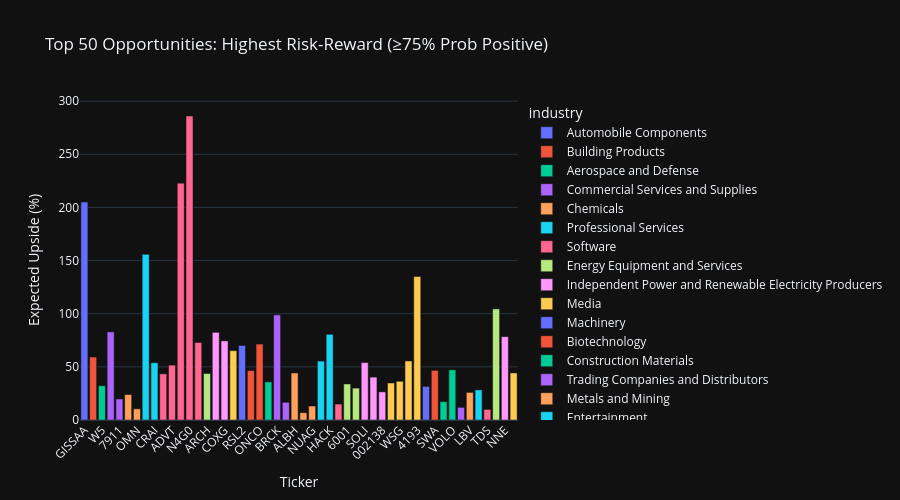

Notebook code for this chart:
### Markdown cell above
### 4.3 Top Opportunities — Highest Risk-Reward Ratio (Positive Upside)

### Code cell
mc_positive = mc[mc["prob_positive_upside"] >= 75].nlargest(50, "risk_reward_ratio")

fig = px.bar(
    mc_positive,
    x="ticker",
    y="expected_upside_pct",
    color="industry",
    hover_data=["name", "prob_positive_upside", "risk_reward_ratio"],
    title="Top 50 Opportunities: Highest Risk-Reward (≥75% Prob Positive)",
    labels={"expected_upside_pct": "Expected Upside (%)", "ticker": "Ticker"},
    template=PLOTLY_TEMPLATE,
    height=500,
)
fig.update_layout(xaxis_tickangle=-45)
fig.show()

### Figure 1 — Plotly figure (JSON) as saved in the notebook; plotly's stock layout.template omitted (floating-point values rounded to 4 significant figures)
{"data": [{"customdata": [["Grupo Industrial Saltillo S.A.B. de C.V.", 100.0, 530.3]], "hovertemplate": "industry=Automobile Components<br>Ticker=%{x}<br>Expected Upside (%)=%{y}<br>name=%{customdata[0]}<br>prob_positive_upside=%{customdata[1]}<br>risk_reward_ratio=%{customdata[2]}<extra></extra>", "legendgroup": "Automobile Components", "marker": {"color": "#636efa", "pattern": {"shape": ""}}, "name": "Automobile Components", "orientation": "v", "showlegend": true, "textposition": "auto", "x": ["GISSAA"], "xaxis": "x", "y": [205.1], "yaxis": "y", "type": "bar"}, {"customdata": [["Absolent Air Care Group AB (publ)", 100.0, 136.2]], "hovertemplate": "industry=Building Products<br>Ticker=%{x}<br>Expected Upside (%)=%{y}<br>name=%{customdata[0]}<br>prob_positive_upside=%{customdata[1]}<br>risk_reward_ratio=%{customdata[2]}<extra></extra>", "legendgroup": "Building Products", "marker": {"color": "#EF553B", "pattern": {"shape": ""}}, "name": "Building Products", "orientation": "v", "showlegend": true, "textposition": "auto", "x": ["ABSO"], "xaxis": "x", "y": [59.25], "yaxis": "y", "type": "bar"}, {"customdata": [["W5 Solutions AB (publ)", 100.0, 81.44]], "hovertemplate": "industry=Aerospace and Defense<br>Ticker=%{x}<br>Expected Upside (%)=%{y}<br>name=%{customdata[0]}<br>prob_positive_upside=%{customdata[1]}<br>risk_reward_ratio=%{customdata[2]}<extra></extra>", "legendgroup": "Aerospace and Defense", "marker": {"color": "#00cc96", "pattern": {"shape": ""}}, "name": "Aerospace and Defense", "orientation": "v", "showlegend": true, "textposition": "auto", "x": ["W5"], "xaxis": "x", "y": [32.21], "yaxis": "y", "type": "bar"}, {"customdata": [["TAKKT AG", 100.0, 66.35], ["TOPPAN Holdings Inc.", 100.0, 41.95]], "hovertemplate": "industry=Commercial Services and Supplies<br>Ticker=%{x}<br>Expected Upside (%)=%{y}<br>name=%{customdata[0]}<br>prob_positive_upside=%{customdata[1]}<br>risk_reward_ratio=%{customdata[2]}<extra></extra>", "legendgroup": "Commercial Services and Supplies", "marker": {"color": "#ab63fa", "pattern": {"shape": ""}}, "name": "Commercial Services and Supplies", "orientation": "v", "showlegend": true, "textposition": "auto", "x": ["TTK", "7911"], "xaxis": "x", "y": [82.92, 19.76], "yaxis": "y", "type": "bar"}, {"customdata": [["AECI Ltd", 100.0, 57.06], ["Omnia Holdings Limited", 100.0, 44.8]], "hovertemplate": "industry=Chemicals<br>Ticker=%{x}<br>Expected Upside (%)=%{y}<br>name=%{customdata[0]}<br>prob_positive_upside=%{customdata[1]}<br>risk_reward_ratio=%{customdata[2]}<extra></extra>", "legendgroup": "Chemicals", "marker": {"color": "#FFA15A", "pattern": {"shape": ""}}, "name": "Chemicals", "orientation": "v", "showlegend": true, "textposition": "auto", "x": ["AFE", "OMN"], "xaxis": "x", "y": [23.91, 10.51], "yaxis": "y", "type": "bar"}, {"customdata": [["Amadeus FiRe AG", 100.0, 56.03], ["CRA International Inc.", 100.0, 29.04]], "hovertemplate": "industry=Professional Services<br>Ticker=%{x}<br>Expected Upside (%)=%{y}<br>name=%{customdata[0]}<br>prob_positive_upside=%{customdata[1]}<br>risk_reward_ratio=%{customdata[2]}<extra></extra>", "legendgroup": "Professional Services", "marker": {"color": "#19d3f3", "pattern": {"shape": ""}}, "name": "Professional Services", "orientation": "v", "showlegend": true, "textposition": "auto", "x": ["AAD", "CRAI"], "xaxis": "x", "y": [155.9, 53.85], "yaxis": "y", "type": "bar"}, {"customdata": [["Lemonsoft Oyj", 100.0, 53.58], ["AdvancedAdvT Limited", 100.0, 39.25], ["innoscripta SE", 100.0, 29.22], ["The NAGA Group AG", 100.0, 22.46], ["SmartCraft ASA", 100.0, 20.06]], "hovertemplate": "industry=Software<br>Ticker=%{x}<br>Expected Upside (%)=%{y}<br>name=%{customdata[0]}<br>prob_positive_upside=%{customdata[1]}<br>risk_reward_ratio=%{customdata[2]}<extra></extra>", "legendgroup": "Software", "marker": {"color": "#FF6692", "pattern": {"shape": ""}}, "name": "Software", "orientation": "v", "showlegend": true, "textposition": "auto", "x": ["LEMON", "ADVT", "1INN", "N4G0", "SMCRT"], "xaxis": "x", "y": [43.42, 51.6, 222.8, 286.0, 72.91], "yaxis": "y", "type": "bar"}, {"customdata": [["Archer Limited", 100.0, 52.24]], "hovertemplate": "industry=Energy Equipment and Services<br>Ticker=%{x}<br>Expected Upside (%)=%{y}<br>name=%{customdata[0]}<br>prob_positive_upside=%{customdata[1]}<br>risk_reward_ratio=%{customdata[2]}<extra></extra>", "legendgroup": "Energy Equipment and Services", "marker": {"color": "#B6E880", "pattern": {"shape": ""}}, "name": "Energy Equipment and Services", "orientation": "v", "showlegend": true, "textposition": "auto", "x": ["ARCH"], "xaxis": "x", "y": [43.73], "yaxis": "y", "type": "bar"}, {"customdata": [["Audax Renovables S.A.", 100.0, 51.69], ["Cox ABG Group S.A.", 100.0, 34.44]], "hovertemplate": "industry=Independent Power and Renewable Electricity Producers<br>Ticker=%{x}<br>Expected Upside (%)=%{y}<br>name=%{customdata[0]}<br>prob_positive_upside=%{customdata[1]}<br>risk_reward_ratio=%{customdata[2]}<extra></extra>", "legendgroup": "Independent Power and Renewable Electricity Producers", "marker": {"color": "#FF97FF", "pattern": {"shape": ""}}, "name": "Independent Power and Renewable Electricity Producers", "orientation": "v", "showlegend": true, "textposition": "auto", "x": ["ADX", "COXG"], "xaxis": "x", "y": [82.44, 74.39], "yaxis": "y", "type": "bar"}, {"customdata": [["Emerald Holding Inc.", 100.0, 50.71]], "hovertemplate": "industry=Media<br>Ticker=%{x}<br>Expected Upside (%)=%{y}<br>name=%{customdata[0]}<br>prob_positive_upside=%{customdata[1]}<br>risk_reward_ratio=%{customdata[2]}<extra></extra>", "legendgroup": "Media", "marker": {"color": "#FECB52", "pattern": {"shape": ""}}, "name": "Media", "orientation": "v", "showlegend": true, "textposition": "auto", "x": ["EEX"], "xaxis": "x", "y": [65.23], "yaxis": "y", "type": "bar"}, {"customdata": [["R. STAHL AG", 100.0, 49.4]], "hovertemplate": "industry=Machinery<br>Ticker=%{x}<br>Expected Upside (%)=%{y}<br>name=%{customdata[0]}<br>prob_positive_upside=%{customdata[1]}<br>risk_reward_ratio=%{customdata[2]}<extra></extra>", "legendgroup": "Machinery", "marker": {"color": "#636efa", "pattern": {"shape": ""}}, "name": "Machinery", "orientation": "v", "showlegend": true, "textposition": "auto", "x": ["RSL2"], "xaxis": "x", "y": [70.13], "yaxis": "y", "type": "bar"}, {"customdata": [["ArcticZymes Technologies ASA", 100.0, 48.75], ["Oncopeptides AB (publ)", 100.0, 19.29]], "hovertemplate": "industry=Biotechnology<br>Ticker=%{x}<br>Expected Upside (%)=%{y}<br>name=%{customdata[0]}<br>prob_positive_upside=%{customdata[1]}<br>risk_reward_ratio=%{customdata[2]}<extra></extra>", "legendgroup": "Biotechnology", "marker": {"color": "#EF553B", "pattern": {"shape": ""}}, "name": "Biotechnology", "orientation": "v", "showlegend": true, "textposition": "auto", "x": ["AZT", "ONCO"], "xaxis": "x", "y": [46.49, 71.45], "yaxis": "y", "type": "bar"}, {"customdata": [["OYAK Çimento Fabrikalari A.S.", 100.0, 42.54]], "hovertemplate": "industry=Construction Materials<br>Ticker=%{x}<br>Expected Upside (%)=%{y}<br>name=%{customdata[0]}<br>prob_positive_upside=%{customdata[1]}<br>risk_reward_ratio=%{customdata[2]}<extra></extra>", "legendgroup": "Construction Materials", "marker": {"color": "#00cc96", "pattern": {"shape": ""}}, "name": "Construction Materials", "orientation": "v", "showlegend": true, "textposition": "auto", "x": ["OYAKC"], "xaxis": "x", "y": [35.85], "yaxis": "y", "type": "bar"}, {"customdata": [["BRCK Group plc", 100.0, 41.46], ["Thermador Groupe SA", 100.0, 31.18]], "hovertemplate": "industry=Trading Companies and Distributors<br>Ticker=%{x}<br>Expected Upside (%)=%{y}<br>name=%{customdata[0]}<br>prob_positive_upside=%{customdata[1]}<br>risk_reward_ratio=%{customdata[2]}<extra></extra>", "legendgroup": "Trading Companies and Distributors", "marker": {"color": "#ab63fa", "pattern": {"shape": ""}}, "name": "Trading Companies and Distributors", "orientation": "v", "showlegend": true, "textposition": "auto", "x": ["BRCK", "THEP"], "xaxis": "x", "y": [98.86, 16.66], "yaxis": "y", "type": "bar"}, {"customdata": [["Aluminium Bahrain B.S.C.", 100.0, 40.79], ["Alpha Metallurgical Resources Inc.", 100.0, 32.3], ["New Pacific Metals Corp.", 100.0, 23.05]], "hovertemplate": "industry=Metals and Mining<br>Ticker=%{x}<br>Expected Upside (%)=%{y}<br>name=%{customdata[0]}<br>prob_positive_upside=%{customdata[1]}<br>risk_reward_ratio=%{customdata[2]}<extra></extra>", "legendgroup": "Metals and Mining", "marker": {"color": "#FFA15A", "pattern": {"shape": ""}}, "name": "Metals and Mining", "orientation": "v", "showlegend": true, "textposition": "auto", "x": ["ALBH", "AMR", "NUAG"], "xaxis": "x", "y": [44.19, 6.86, 13.13], "yaxis": "y", "type": "bar"}, {"customdata": [["Borussia Dortmund GmbH & Co. Kommanditgesellschaft auf Aktien", 100.0, 38.36], ["Hacksaw AB (publ)", 100.0, 21.4]], "hovertemplate": "industry=Entertainment<br>Ticker=%{x}<br>Expected Upside (%)=%{y}<br>name=%{customdata[0]}<br>prob_positive_upside=%{customdata[1]}<br>risk_reward_ratio=%{customdata[2]}<extra></extra>", "legendgroup": "Entertainment", "marker": {"color": "#19d3f3", "pattern": {"shape": ""}}, "name": "Entertainment", "orientation": "v", "showlegend": true, "textposition": "auto", "x": ["BVB", "HACK"], "xaxis": "x", "y": [55.44, 80.6], "yaxis": "y", "type": "bar"}, {"customdata": [["Corpovael S.A.B. de C.V.", 100.0, 36.89]], "hovertemplate": "industry=Household Durables<br>Ticker=%{x}<br>Expected Upside (%)=%{y}<br>name=%{customdata[0]}<br>prob_positive_upside=%{customdata[1]}<br>risk_reward_ratio=%{customdata[2]}<extra></extra>", "legendgroup": "Household Durables", "marker": {"color": "#FF6692", "pattern": {"shape": ""}}, "name": "Household Durables", "orientation": "v", "showlegend": true, "textposition": "auto", "x": ["CADUA"], "xaxis": "x", "y": [15.0], "yaxis": "y", "type": "bar"}, {"customdata": [["Halwani Bros. Co. Ltd.", 100.0, 35.51], ["The First Milling Company", 100.0, 17.56]], "hovertemplate": "industry=Food Products<br>Ticker=%{x}<br>Expected Upside (%)=%{y}<br>name=%{customdata[0]}<br>prob_positive_upside=%{customdata[1]}<br>risk_reward_ratio=%{customdata[2]}<extra></extra>", "legendgroup": "Food Products", "marker": {"color": "#B6E880", "pattern": {"shape": ""}}, "name": "Food Products", "orientation": "v", "showlegend": true, "textposition": "auto", "x": ["6001", "2283"], "xaxis": "x", "y": [33.9, 30.0], "yaxis": "y", "type": "bar"}, {"customdata": [["Solid State plc", 100.0, 32.44], ["Ideal Holdings S.A.", 100.0, 23.68], ["Shenzhen Sunlord Electronics Co.Ltd.", 100.0, 18.47]], "hovertemplate": "industry=Electronic Equipment Instruments and Components<br>Ticker=%{x}<br>Expected Upside (%)=%{y}<br>name=%{customdata[0]}<br>prob_positive_upside=%{customdata[1]}<br>risk_reward_ratio=%{customdata[2]}<extra></extra>", "legendgroup": "Electronic Equipment Instruments and Components", "marker": {"color": "#FF97FF", "pattern": {"shape": ""}}, "name": "Electronic Equipment Instruments and Components", "orientation": "v", "showlegend": true, "textposition": "auto", "x": ["SOLI", "INTEK", "002138"], "xaxis": "x", "y": [54.04, 40.33, 26.45], "yaxis": "y", "type": "bar"}, {"customdata": [["Italtile Limited", 100.0, 31.05], ["WS WeSports Group AB (publ)", 100.0, 29.58], ["Ebebek Magazacilik Anonim Sirketi", 100.0, 23.77], ["Nice One Beauty Digital Marketing Company", 100.0, 19.78]], "hovertemplate": "industry=Specialty Retail<br>Ticker=%{x}<br>Expected Upside (%)=%{y}<br>name=%{customdata[0]}<br>prob_positive_upside=%{customdata[1]}<br>risk_reward_ratio=%{customdata[2]}<extra></extra>", "legendgroup": "Specialty Retail", "marker": {"color": "#FECB52", "pattern": {"shape": ""}}, "name": "Specialty Retail", "orientation": "v", "showlegend": true, "textposition": "auto", "x": ["ITE", "WSG", "EBEBK", "4193"], "xaxis": "x", "y": [34.82, 36.42, 55.55, 134.9], "yaxis": "y", "type": "bar"}, {"customdata": [["Jamjoom Pharmaceuticals Factory Company", 100.0, 29.5]], "hovertemplate": "industry=Pharmaceuticals<br>Ticker=%{x}<br>Expected Upside (%)=%{y}<br>name=%{customdata[0]}<br>prob_positive_upside=%{customdata[1]}<br>risk_reward_ratio=%{customdata[2]}<extra></extra>", "legendgroup": "Pharmaceuticals", "marker": {"color": "#636efa", "pattern": {"shape": ""}}, "name": "Pharmaceuticals", "orientation": "v", "showlegend": true, "textposition": "auto", "x": ["4015"], "xaxis": "x", "y": [31.62], "yaxis": "y", "type": "bar"}, {"customdata": [["Schloss Wachenheim AG", 100.0, 29.37]], "hovertemplate": "industry=Beverages<br>Ticker=%{x}<br>Expected Upside (%)=%{y}<br>name=%{customdata[0]}<br>prob_positive_upside=%{customdata[1]}<br>risk_reward_ratio=%{customdata[2]}<extra></extra>", "legendgroup": "Beverages", "marker": {"color": "#EF553B", "pattern": {"shape": ""}}, "name": "Beverages", "orientation": "v", "showlegend": true, "textposition": "auto", "x": ["SWA"], "xaxis": "x", "y": [46.65], "yaxis": "y", "type": "bar"}, {"customdata": [["Astra Industrial Group Company", 100.0, 29.1], ["Volati AB (publ)", 100.0, 26.67]], "hovertemplate": "industry=Industrial Conglomerates<br>Ticker=%{x}<br>Expected Upside (%)=%{y}<br>name=%{customdata[0]}<br>prob_positive_upside=%{customdata[1]}<br>risk_reward_ratio=%{customdata[2]}<extra></extra>", "legendgroup": "Industrial Conglomerates", "marker": {"color": "#00cc96", "pattern": {"shape": ""}}, "name": "Industrial Conglomerates", "orientation": "v", "showlegend": true, "textposition": "auto", "x": ["1212", "VOLO"], "xaxis": "x", "y": [17.21, 47.19], "yaxis": "y", "type": "bar"}, {"customdata": [["AROBS Transilvania Software S.A.", 100.0, 26.24]], "hovertemplate": "industry=IT Services<br>Ticker=%{x}<br>Expected Upside (%)=%{y}<br>name=%{customdata[0]}<br>prob_positive_upside=%{customdata[1]}<br>risk_reward_ratio=%{customdata[2]}<extra></extra>", "legendgroup": "IT Services", "marker": {"color": "#ab63fa", "pattern": {"shape": ""}}, "name": "IT Services", "orientation": "v", "showlegend": true, "textposition": "auto", "x": ["AROBS"], "xaxis": "x", "y": [11.89], "yaxis": "y", "type": "bar"}, {"customdata": [["Label Vie S.A.", 100.0, 21.38]], "hovertemplate": "industry=Consumer Staples Distribution and Retail<br>Ticker=%{x}<br>Expected Upside (%)=%{y}<br>name=%{customdata[0]}<br>prob_positive_upside=%{customdata[1]}<br>risk_reward_ratio=%{customdata[2]}<extra></extra>", "legendgroup": "Consumer Staples Distribution and Retail", "marker": {"color": "#FFA15A", "pattern": {"shape": ""}}, "name": "Consumer Staples Distribution and Retail", "orientation": "v", "showlegend": true, "textposition": "auto", "x": ["LBV"], "xaxis": "x", "y": [25.95], "yaxis": "y", "type": "bar"}, {"customdata": [["Nyab AB (publ)", 100.0, 20.67]], "hovertemplate": "industry=Construction and Engineering<br>Ticker=%{x}<br>Expected Upside (%)=%{y}<br>name=%{customdata[0]}<br>prob_positive_upside=%{customdata[1]}<br>risk_reward_ratio=%{customdata[2]}<extra></extra>", "legendgroup": "Construction and Engineering", "marker": {"color": "#19d3f3", "pattern": {"shape": ""}}, "name": "Construction and Engineering", "orientation": "v", "showlegend": true, "textposition": "auto", "x": ["NYAB"], "xaxis": "x", "y": [28.33], "yaxis": "y", "type": "bar"}, {"customdata": [["Telephone and Data Systems Inc.", 100.0, 19.57]], "hovertemplate": "industry=Wireless Telecommunication Services<br>Ticker=%{x}<br>Expected Upside (%)=%{y}<br>name=%{customdata[0]}<br>prob_positive_upside=%{customdata[1]}<br>risk_reward_ratio=%{customdata[2]}<extra></extra>", "legendgroup": "Wireless Telecommunication Services", "marker": {"color": "#FF6692", "pattern": {"shape": ""}}, "name": "Wireless Telecommunication Services", "orientation": "v", "showlegend": true, "textposition": "auto", "x": ["TDS"], "xaxis": "x", "y": [9.956], "yaxis": "y", "type": "bar"}, {"customdata": [["Paxman AB (publ)", 100.0, 17.89]], "hovertemplate": "industry=Health Care Equipment and Supplies<br>Ticker=%{x}<br>Expected Upside (%)=%{y}<br>name=%{customdata[0]}<br>prob_positive_upside=%{customdata[1]}<br>risk_reward_ratio=%{customdata[2]}<extra></extra>", "legendgroup": "Health Care Equipment and Supplies", "marker": {"color": "#B6E880", "pattern": {"shape": ""}}, "name": "Health Care Equipment and Supplies", "orientation": "v", "showlegend": true, "textposition": "auto", "x": ["PAX"], "xaxis": "x", "y": [104.5], "yaxis": "y", "type": "bar"}, {"customdata": [["NANO Nuclear Energy Inc.", 100.0, 17.51]], "hovertemplate": "industry=Electrical Equipment<br>Ticker=%{x}<br>Expected Upside (%)=%{y}<br>name=%{customdata[0]}<br>prob_positive_upside=%{customdata[1]}<br>risk_reward_ratio=%{customdata[2]}<extra></extra>", "legendgroup": "Electrical Equipment", "marker": {"color": "#FF97FF", "pattern": {"shape": ""}}, "name": "Electrical Equipment", "orientation": "v", "showlegend": true, "textposition": "auto", "x": ["NNE"], "xaxis": "x", "y": [78.39], "yaxis": "y", "type": "bar"}, {"customdata": [["YTL Corporation Berhad", 100.0, 17.28]], "hovertemplate": "industry=Multi-Utilities<br>Ticker=%{x}<br>Expected Upside (%)=%{y}<br>name=%{customdata[0]}<br>prob_positive_upside=%{customdata[1]}<br>risk_reward_ratio=%{customdata[2]}<extra></extra>", "legendgroup": "Multi-Utilities", "marker": {"color": "#FECB52", "pattern": {"shape": ""}}, "name": "Multi-Utilities", "orientation": "v", "showlegend": true, "textposition": "auto", "x": ["YTL"], "xaxis": "x", "y": [44.27], "yaxis": "y", "type": "bar"}], "layout": {"xaxis": {"anchor": "y", "domain": [0.0, 1.0], "title": {"text": "Ticker"}, "tickangle": -45}, "yaxis": {"anchor": "x", "domain": [0.0, 1.0], "title": {"text": "Expected Upside (%)"}}, "legend": {"title": {"text": "industry"}, "tracegroupgap": 0}, "title": {"text": "Top 50 Opportunities: Highest Risk-Reward (≥75% Prob Positive)"}, "barmode": "relative", "height": 500}}
